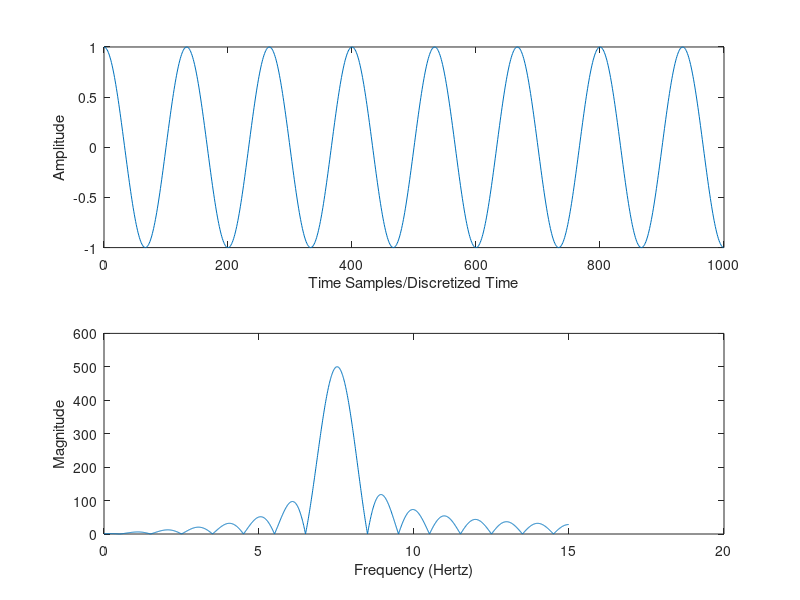
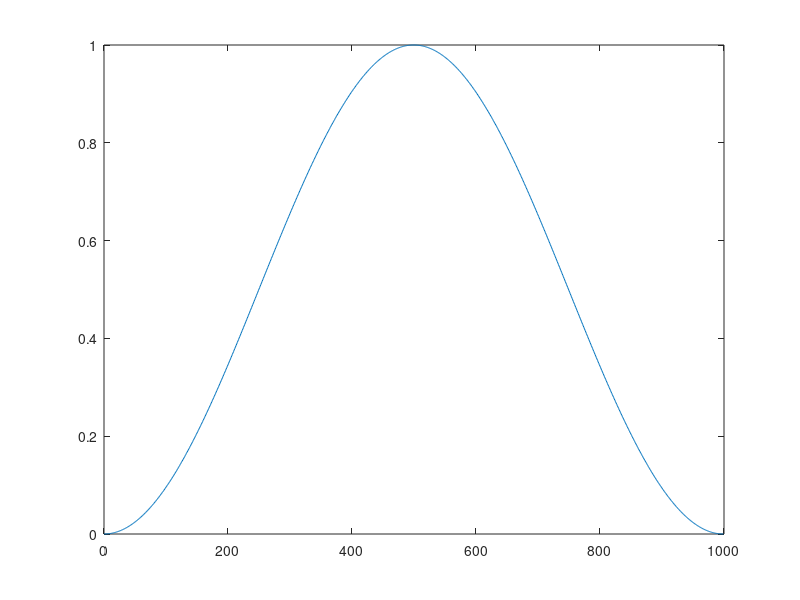
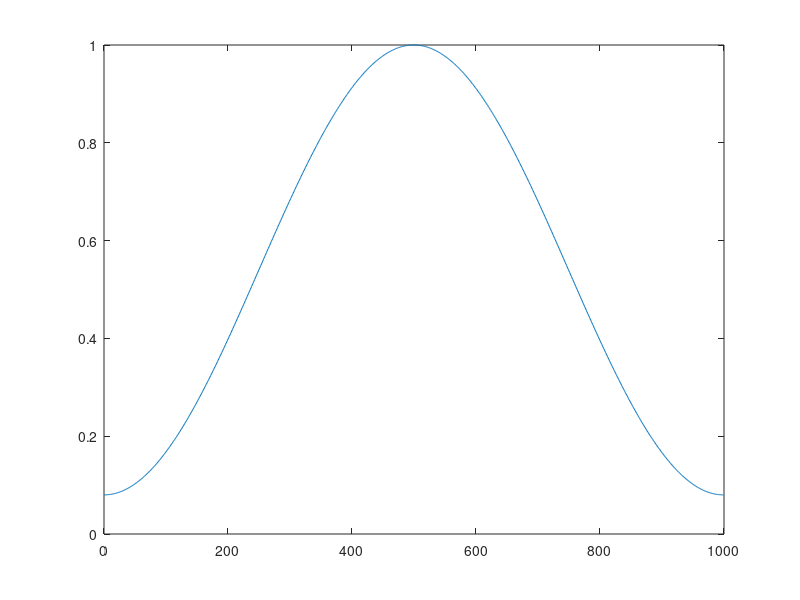
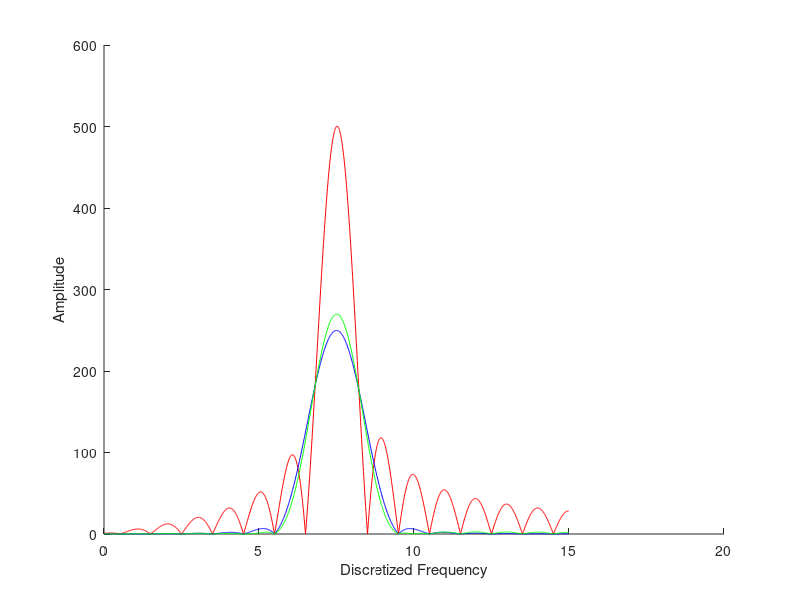

These figures' MATLAB source, in order:
%{
Using different window functions (Rect - Hann-Hamm) to minimize spectral
leakage for discretized input signal(sinusoidal signal)
Students :
- Ahmed Fakhry Mustafa Kamal      29 
- Ahmed Adel Youssef Youssef Attia       24
- Salah Eldin Mohamed Ashraf Hegazy      146
 %}

%Sampling parameters
fs = 1000;
T  = 1/fs;
N  = 1000  %One thousand samples per one second 
n  = 0:N-1 %Discrete time 
t   = n*T     %Sampling times  per one second

%Input signal
fm  = 7.5   %7.5 cycles per one second
x    = cos(2*pi* fm *t)

x_pad = [x zeros(1, 99000)]; %zero padding for my signal
x_pad_t= abs(fft(x_pad));

figure;
%Plotting input signal
subplot(2,1,1);
plot(n,x);
xlabel('Time Samples/Discretized Time')
ylabel('Amplitude');

% Plot magnitude spectrum against frequency in Hertz
subplot(2,1,2);
w = [0:100000-1]*fs/100000;
plot(w(1:1500), x_pad_t(1:1500));
xlabel('Frequency (Hertz)');
ylabel('Magnitude');

%{
From the signal spectrum we can easily find that there is spectral
leakage around central frequency of the signal (7.5 ) 
%}


%First Applying Rectangular,hann,hamming windows
%Rectangular Window 
rectw = rectwin(N)';
x_pad_rwin = [x.*rectw zeros( 1,99000)];
x_pad_rwin_t = abs(fft(x_pad_rwin));   

figure;
%Hann window 
hann = hanning(N)';
x_pad_hwin= [x.*hann zeros(1,99000)];
x_pad_hwin_t = abs(fft(x_pad_hwin));
plot(n,hann)

%Hamm window 
figure;
hamm = hamming(N)';
plot(n,hamm)
x_pad_hmwin= [x.*hamm zeros(1,99000)];
x_pad_hmwin_t = abs(fft(x_pad_hmwin));

figure;
hold;
%= x_pad .* rectw_pad;
subplot(1,1,1)
%plot windowed signal against frequency
xlabel('Discretized Frequency');
ylabel('Amplitude');
plot(w(1:1500),x_pad_rwin_t(1:1500),'r');
plot(w(1:1500),x_pad_hwin_t(1:1500),'b');
plot(w(1:1500),x_pad_hmwin_t(1:1500),'g');



